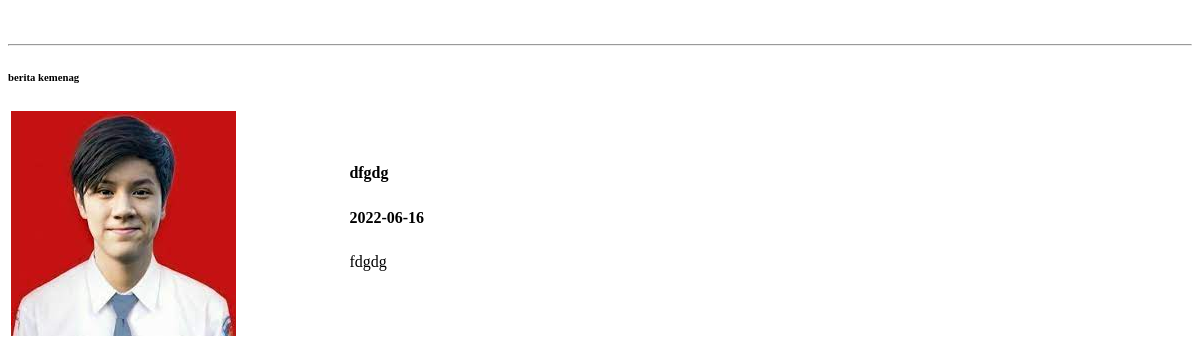
/tampil-data.php, run on an earlier commit of the app's database.
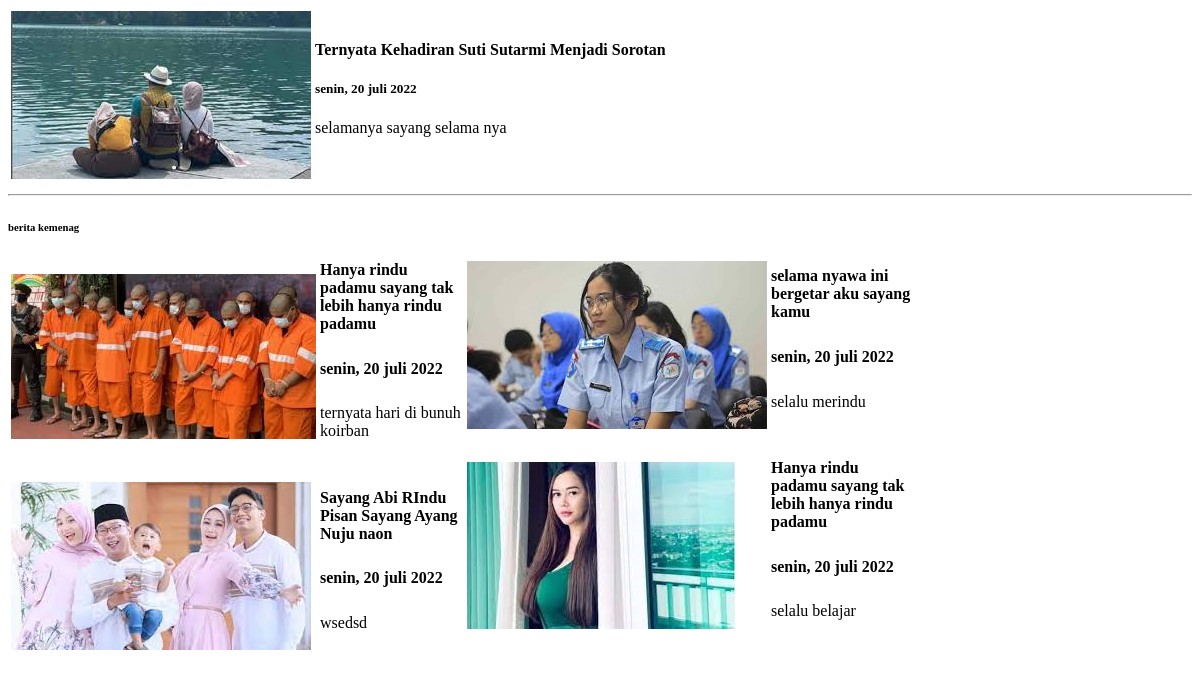
And on a later commit of the database.
### tables this page shows
CREATE TABLE `berita` (
  `id` int(11) NOT NULL,
  `judul` text NOT NULL,
  `tgl_publis` varchar(20) NOT NULL,
  `deskripsi` text NOT NULL,
  `id_kategori` int(11) NOT NULL,
  `img` varchar(1000) DEFAULT NULL
);

### tampil-data.php (the view, shortened to what this page needs)
<!DOCTYPE html>
<html lang="en">
<head>
</head>
<body>
    <table>
    <?php
        include "koneksi/koneksi.php";
        $berita_utama = '1';
        $query = mysqli_query($koneksi, "SELECT * FROM berita WHERE id_kategori = '$berita_utama'");
        $data = mysqli_fetch_array($query);
        if ($data[4] == '1') {
        $foto = $data[5];
        $judul = $data[1];
        $waktu_publish = $data[2];
        $deskripsi = $data[3];
      }
    ?>
        <tr>
            <td width="37%">
            <div class="b1">
            <img src="foto-berita/<?=$foto?>" alt="">
            </div>
            </td>
            <td>
            <div class="info-b1">
             <b><?=$judul?></b>
               <h5><?=$waktu_publish?></h5>
             <p><?=$deskripsi?></p>
             </div>
            </td>
        </tr>
    </table>
    <hr>
    <table id="berita-kemenag">
        <h6>berita kemenag</h6>
        <?php
        include "koneksi/koneksi.php";
        $berita_kemenag = '2';
        $query = mysqli_query($koneksi,"SELECT * FROM berita WHERE id_kategori = '$berita_kemenag'");
        while($data = mysqli_fetch_array($query)){
        ?>
        <tr>
            <td>
            <div class="b-content-1">
           <img src="foto-berita/<?= $data[5]?>" alt="">
           </div>
            </td>
            <td>
           <b><?=$data[1]?></b>
           <h5 style="font-size:100%;"><?=$data[2]?></h5>
           <p><?=$data[3]?></p>
            </td>
        </tr>
        <tr><td><br></td></tr>
        <?php
        }
        ?>
    </table>
    <table id="berita-luar">
        <?php
        include "koneksi/koneksi.php";
        $berita_luar = '3';
        $query = mysqli_query($koneksi,"SELECT * FROM berita WHERE id_kategori = '$berita_luar'");
        while($data = mysqli_fetch_array($query)){
        ?>
        <tr>
            <td>
            <div class="b-content-1">
           <img src="foto-berita/<?= $data[5]?>" alt="">
           </div>
            </td>
            <td>
           <b><?=$data[1]?></b>
           <h5 style="font-size:100%;"><?=$data[2]?></h5>
           <p><?=$data[3]?></p>
            </td>
        </tr>
        <tr><td><br></td></tr>
        <?php
        }
        ?>
    </table>
</body>
</html>

What changed in the data, as far as the page shows it:
removed berita: img (picture), judul "dfgdg", tgl_publis "2022-06-16", deskripsi "fdgdg", shown under "berita kemenag"
added berita: img (picture), judul "Ternyata Kehadiran Suti Sutarmi Menjadi Sorotan", tgl_publis "senin, 20 juli 2022", deskripsi "selamanya sayang selama nya"
added berita: img (picture), judul "Hanya rindu padamu sayang tak lebih hanya rindu padamu", tgl_publis "senin, 20 juli 2022", deskripsi "ternyata hari di bunuh koirban", shown under "berita kemenag"
added berita: img (picture), judul "Sayang Abi RIndu Pisan Sayang Ayang Nuju naon", tgl_publis "senin, 20 juli 2022", deskripsi "wsedsd", shown under "berita kemenag"
added berita: img (picture), judul "selama nyawa ini bergetar aku sayang kamu", tgl_publis "senin, 20 juli 2022", deskripsi "selalu merindu"
added berita: img (picture), judul "Hanya rindu padamu sayang tak lebih hanya rindu padamu", tgl_publis "senin, 20 juli 2022", deskripsi "selalu belajar"
